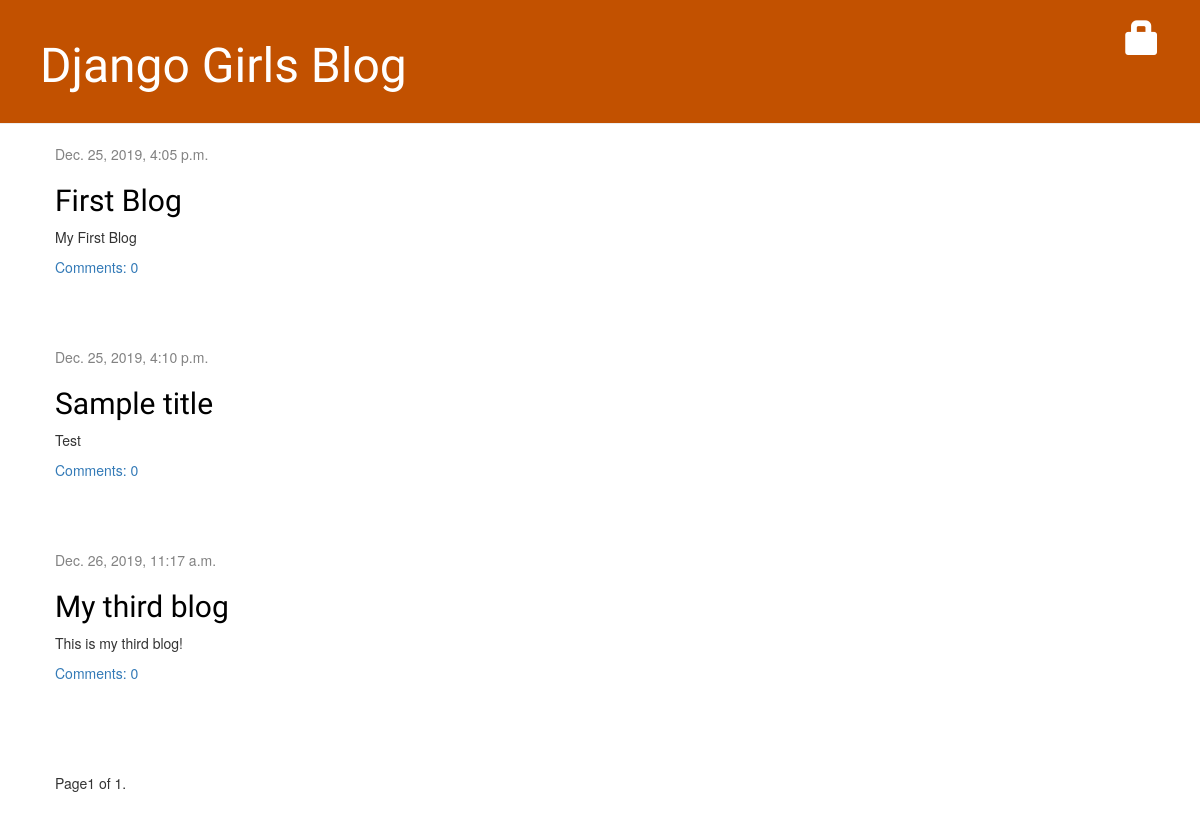
The app's page /?page=2, older data.
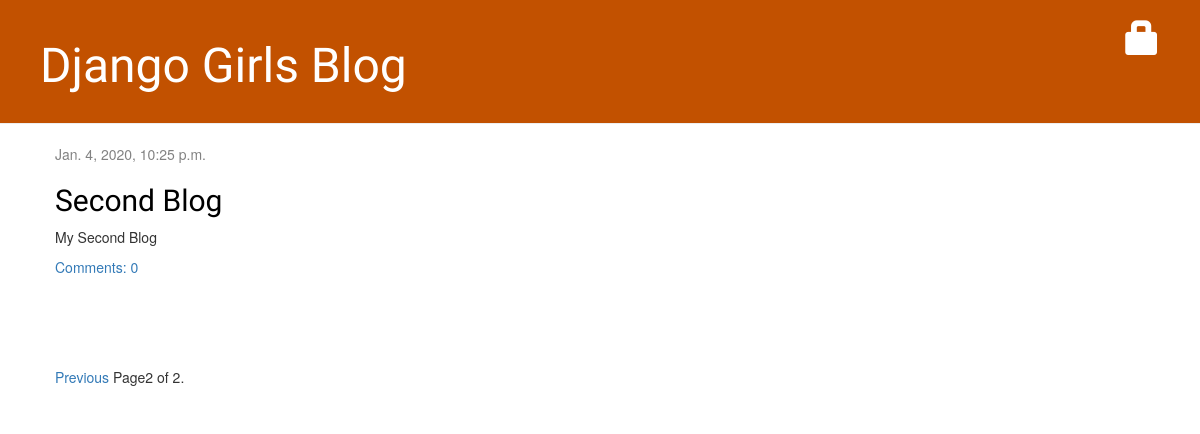
The same page, newer data.
### blog/models.py (models this page shows, shortened)
class Post(models.Model):
    author = models.ForeignKey(settings.AUTH_USER_MODEL, on_delete=models.CASCADE)
    title = models.CharField(max_length=200)
    text = models.TextField()
    created_date = models.DateTimeField(default=timezone.now)
    published_date = models.DateTimeField(blank=True, null=True)
    def approved_comments(self):
        return self.comments.filter(approved_comment=True)

### blog/views.py (the view)
# urls.py: path('',  views.post_list, name='post_list'),
def post_list(request):
    posts = Post.objects.filter(published_date__lte=timezone.now()).order_by('published_date')
    paginator = Paginator(posts, 3)
    page_number = request.GET.get('page')
    try:
        page_posts = paginator.page(page_number)
    except PageNotAnInteger:
        page_posts = paginator.page(1)
    except EmptyPage:
        page_posts = paginator.page(paginator.num_pages)
    return render(request, 'blog/post_list.html', {'page':page_number, 'posts': page_posts})

### blog/templates/blog/post_list.html
{% extends 'blog/base.html' %}
{% block content %}
    {% for post in posts %}
        <div class="post">
            <div class="date">
                {{ post.published_date }}
            </div>
            <h2><a href="{% url 'post_detail' pk=post.pk %}">{{ post.title }}</a></h2>
            <p>{{ post.text|linebreaksbr }}</p>
            <a href="{% url 'post_detail' pk=post.pk %}">Comments: {{ post.approved_comments.count }}</a>
        </div>
    {% endfor %}
    {% include "pagination.html" with page=posts %}
{% endblock content %}

Row changes from the older to the newer data that the page shows:
no longer on this page (row unchanged): Post: published_date "Dec. 25, 2019, 4:05 p.m.", title "First Blog", text "My First Blog", approved_comments.count "0"
no longer on this page (row unchanged): Post: published_date "Dec. 25, 2019, 4:10 p.m.", title "Sample title", text "Test", approved_comments.count "0"
no longer on this page (row unchanged): Post: published_date "Dec. 26, 2019, 11:17 a.m.", title "My third blog", text "This is my third blog!", approved_comments.count "0"
now on this page (row edited): Post: published_date "Jan. 4, 2020, 10:25 p.m.", title "Second Blog", text "My Second Blog", approved_comments.count "0"
Text that changed along with them:
{{ page.number }}: "1" → "2"
{{ page.paginator.num_pages }}: "1" → "2"
text now shown: "Previous"
